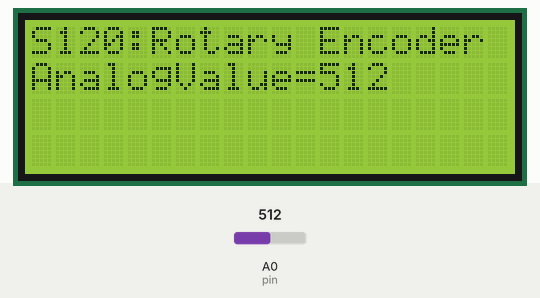
Recording of a sketch running on a simulated Arduino Uno, built with avr-gcc and run on an emulated ATmega328P. Shown: 20×4 character LCD. Inputs (shaded band) come from the test bench; at power-on: A0 (pin) = 512.

Above: at 2.2 s.
2.3 s: A0 (pin) set to 716
At 3.5 s:
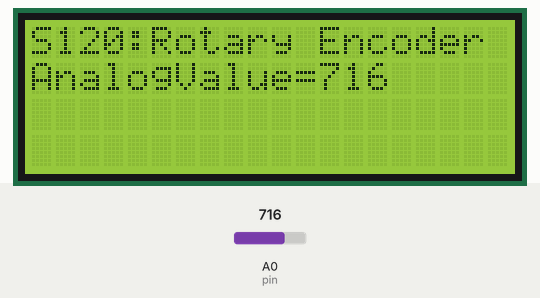
3.8 s: A0 (pin) set to 900
At 4.7 s:
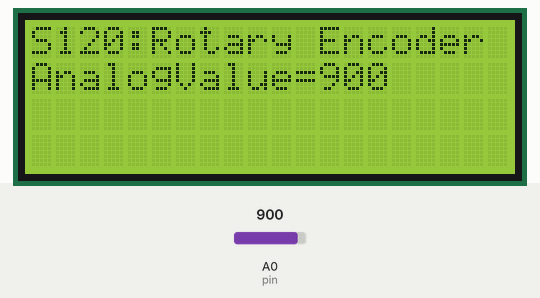
5.3 s: A0 (pin) set to 1023
At 5.6 s:
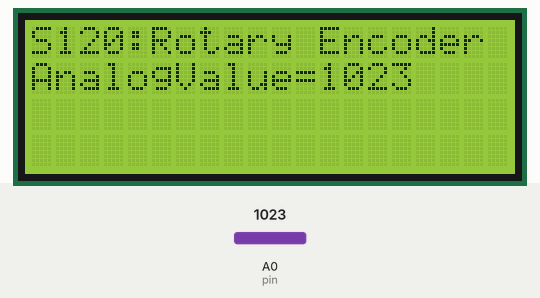
Timing chart, 0 to 8.3 s (numbered marks = the images above; inputs shaded):
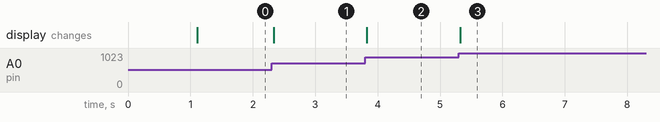

The sketch:

basic_test.ino
```cpp
/* Rotary Encoder Module (KY-040) [S120] : http://rdiot.tistory.com/126 [RDIoT Demo] */

#include <Wire.h>
#include <LiquidCrystal_I2C.h>

LiquidCrystal_I2C lcd(0x27,20,4);  // LCD2004

int pin = A0;

void setup()
{
  lcd.init();  // initialize the lcd
  lcd.backlight();
  lcd.print("start LCD2004");

  pinMode(pin, INPUT);
  delay(1000);

  lcd.clear();
}

void loop()
{

  lcd.setCursor(0,0);
  lcd.print("S120:Rotary Encoder");

  lcd.setCursor(0,1);
  lcd.print("AnalogValue=" + (String)analogRead(pin) + " ");

}
```

Measured:
- after the input at 2.3 s, the display: changes at once (image 1)
- after the input at 3.8 s, the display: changes at once (image 2)
- after the input at 5.3 s, the display: changes at once (image 3)
